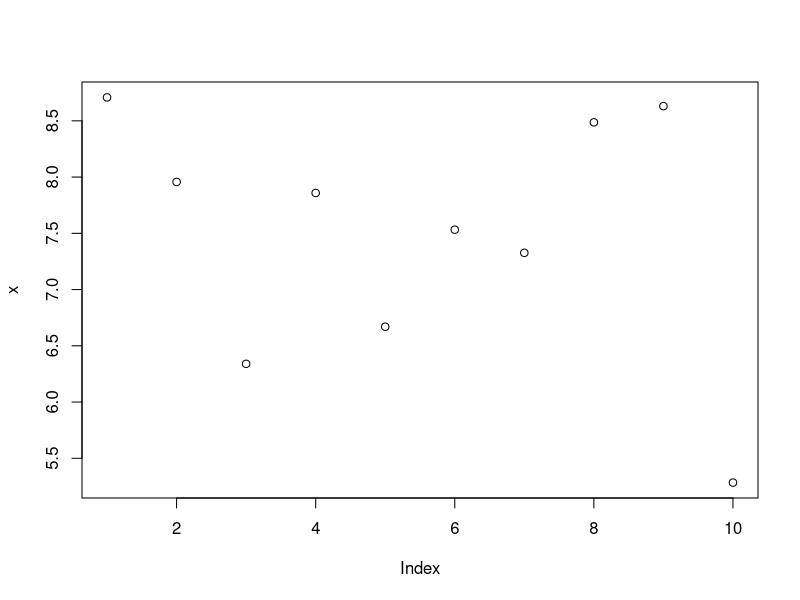
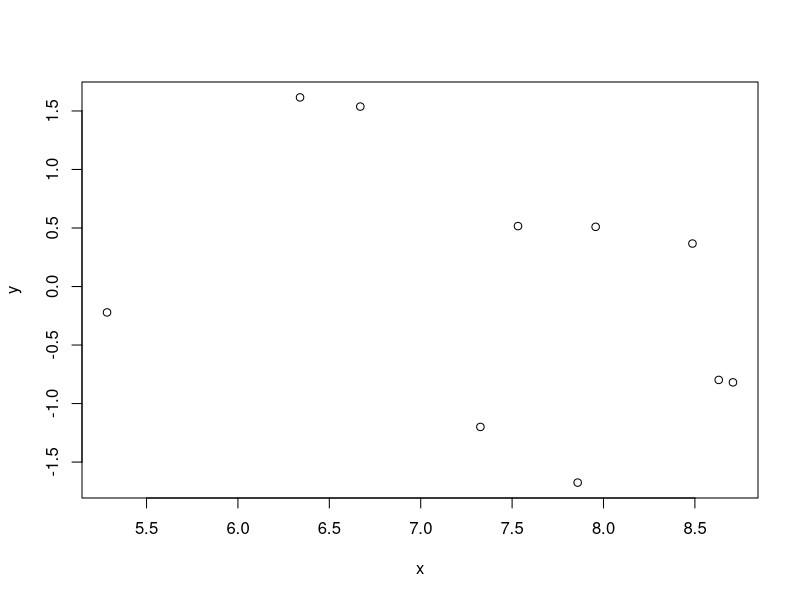
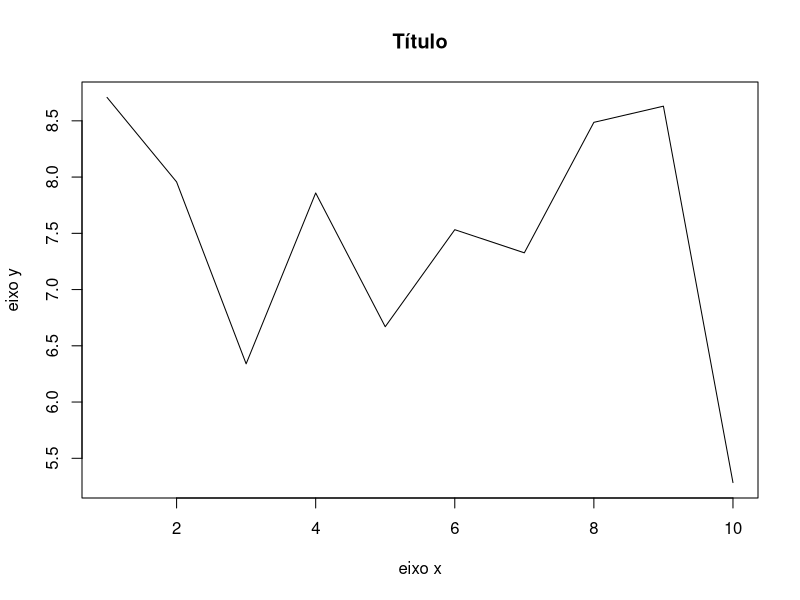
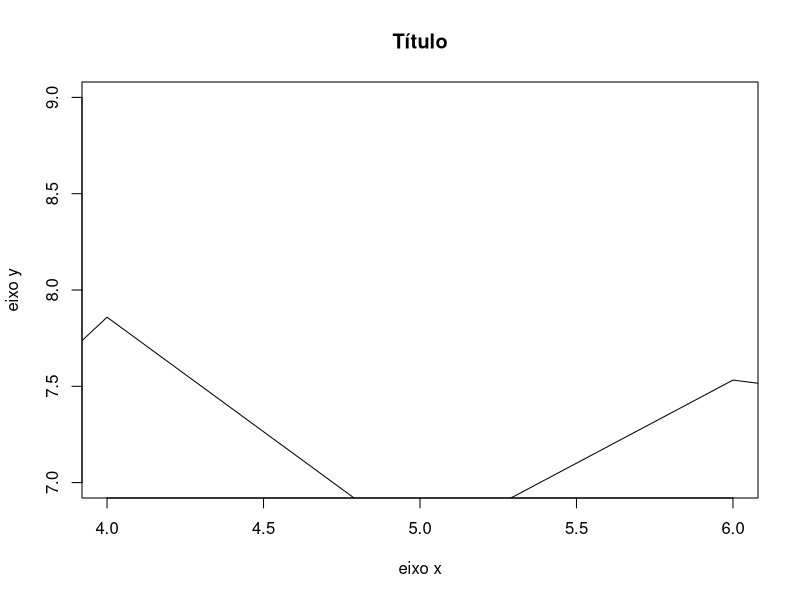
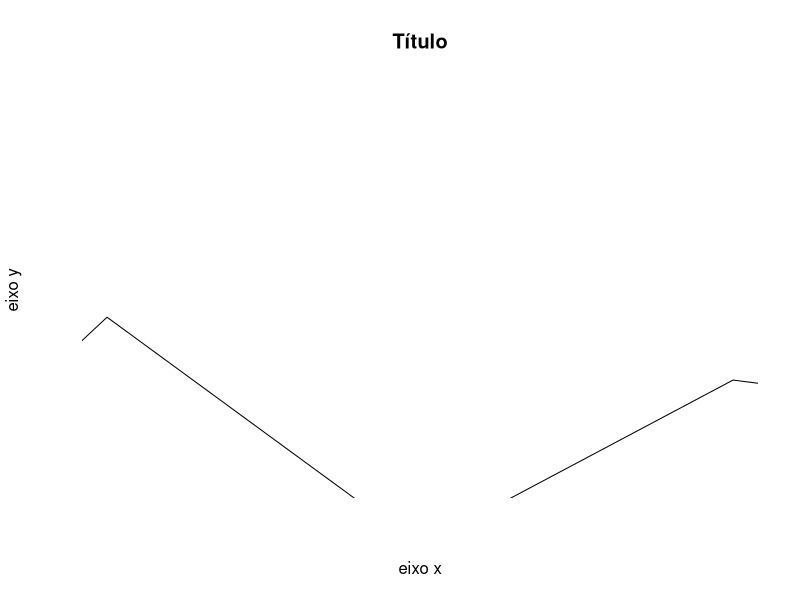
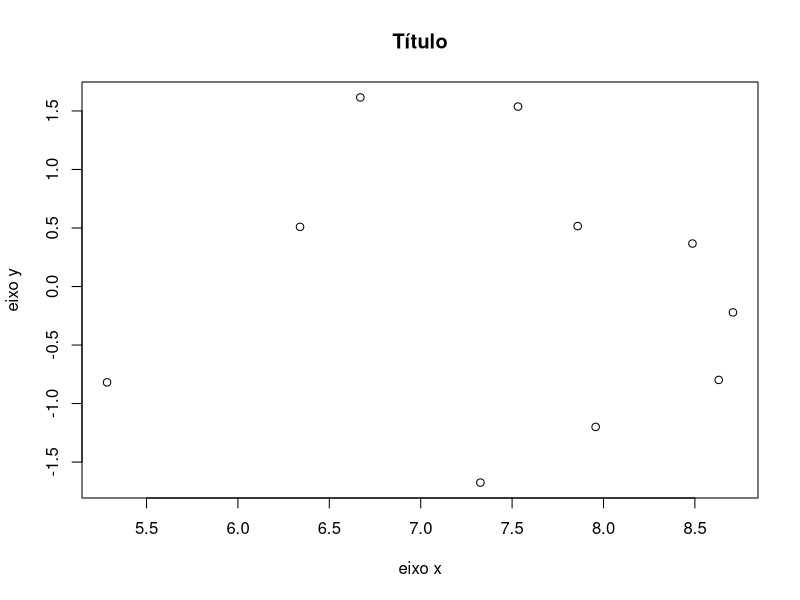
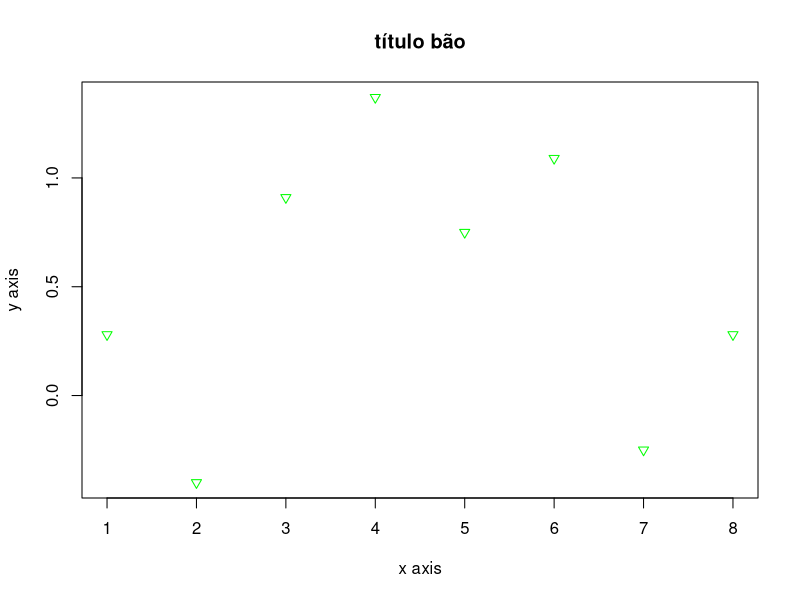
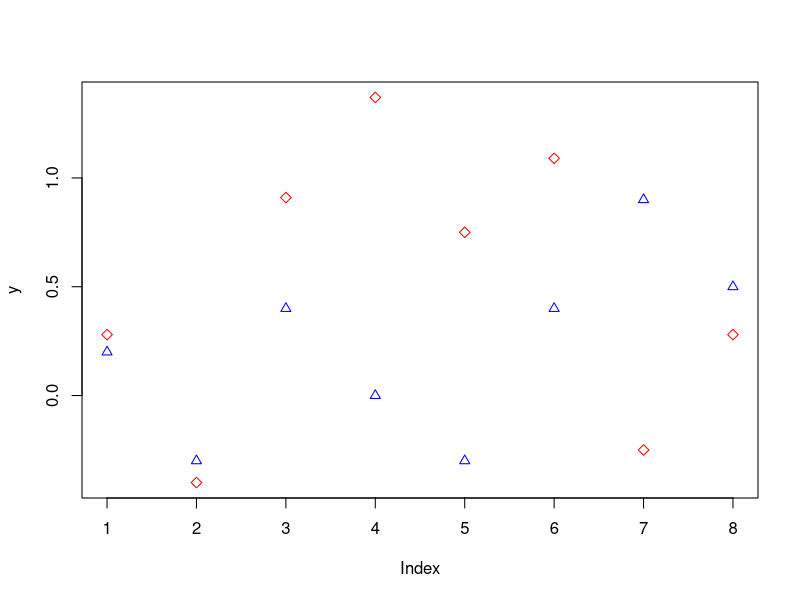

Recreate these plots in R, in order.
# graficos
# dados aleatorios - rnorm(numeroDeDados, mediaDosDados, desviopadrao)
x = rnorm(10, 8, 1) 
plot(x)

y = rnorm(10, 0, 1)
plot(x, y)

# type='l': faz o grafico ser de linha
plot(x, main="Título", type="l", xlab="eixo x", ylab="eixo y")

# {eixo}lim(c(limiteInferior, limiteSuperior)): delimita o range do grafico
plot(x, main="Título", type="l", xlab="eixo x", ylab="eixo y",
     xlim=c(4, 6), ylim=c(7, 9))
plot(x, main="Título", type='l', xlab="eixo x", ylab="eixo y", 
     xlim=c(4,6), ylim=c(7,9), axes=FALSE) # axes=FALSE: tira os eixos

plot(sort(x), y, main="Título", xlab="eixo x", ylab="eixo y")

y = c(0.28,-0.4,.91,1.37,.75,1.09,-.25,.28)
plot(y, main="título bão", xlab="x axis", ylab="y axis", pch=6, col="green")
z = c(.2,-0.3,.4,0,-.3,.4,.9,.5)
plot(y,pch=5,col="red")
points(z,pch=24,col="blue")
